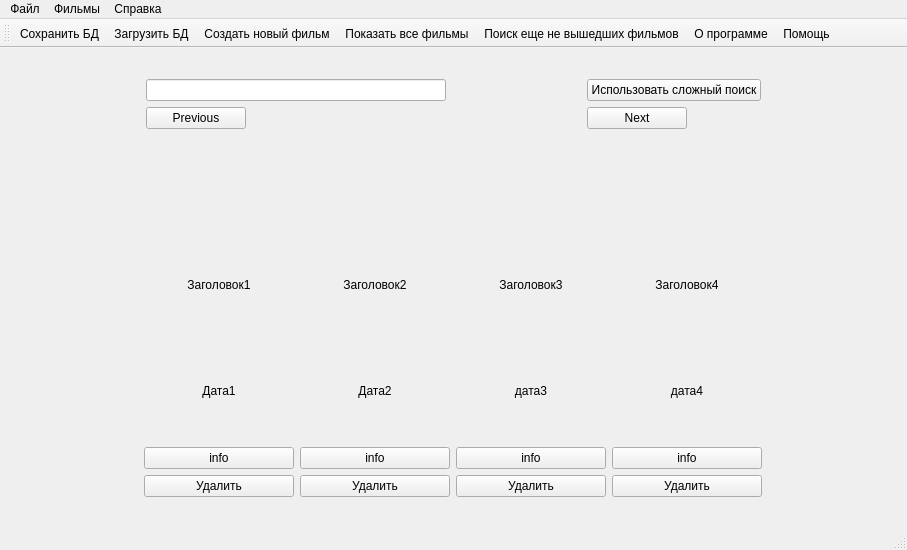
<?xml version="1.0" encoding="UTF-8"?>
<ui version="4.0">
 <class>MainWindow</class>
 <widget class="QMainWindow" name="MainWindow">
  <property name="geometry">
   <rect>
    <x>0</x>
    <y>0</y>
    <width>907</width>
    <height>550</height>
   </rect>
  </property>
  <property name="windowTitle">
   <string>Movie Database</string>
  </property>
  <widget class="QWidget" name="centralWidget">
   <layout class="QVBoxLayout" name="verticalLayout">
    <item>
     <spacer name="verticalSpacer_3">
      <property name="orientation">
       <enum>Qt::Vertical</enum>
      </property>
      <property name="sizeType">
       <enum>QSizePolicy::Fixed</enum>
      </property>
      <property name="sizeHint" stdset="0">
       <size>
        <width>20</width>
        <height>20</height>
       </size>
      </property>
     </spacer>
    </item>
    <item>
     <layout class="QGridLayout" name="gridLayout_2">
      <item row="0" column="0">
       <widget class="QLineEdit" name="lineEdit">
        <property name="sizePolicy">
         <sizepolicy hsizetype="Fixed" vsizetype="Minimum">
          <horstretch>0</horstretch>
          <verstretch>0</verstretch>
         </sizepolicy>
        </property>
        <property name="minimumSize">
         <size>
          <width>300</width>
          <height>0</height>
         </size>
        </property>
        <property name="maximumSize">
         <size>
          <width>16777215</width>
          <height>25</height>
         </size>
        </property>
       </widget>
      </item>
      <item row="2" column="1">
       <widget class="QPushButton" name="nextButton">
        <property name="sizePolicy">
         <sizepolicy hsizetype="Fixed" vsizetype="Minimum">
          <horstretch>0</horstretch>
          <verstretch>0</verstretch>
         </sizepolicy>
        </property>
        <property name="maximumSize">
         <size>
          <width>100</width>
          <height>25</height>
         </size>
        </property>
        <property name="text">
         <string>Next</string>
        </property>
       </widget>
      </item>
      <item row="0" column="1">
       <widget class="QPushButton" name="complexSearchButton">
        <property name="sizePolicy">
         <sizepolicy hsizetype="Fixed" vsizetype="Minimum">
          <horstretch>0</horstretch>
          <verstretch>0</verstretch>
         </sizepolicy>
        </property>
        <property name="maximumSize">
         <size>
          <width>16777215</width>
          <height>25</height>
         </size>
        </property>
        <property name="text">
         <string>Использовать сложный поиск</string>
        </property>
       </widget>
      </item>
      <item row="2" column="0">
       <widget class="QPushButton" name="previousButton">
        <property name="sizePolicy">
         <sizepolicy hsizetype="Fixed" vsizetype="Minimum">
          <horstretch>0</horstretch>
          <verstretch>0</verstretch>
         </sizepolicy>
        </property>
        <property name="maximumSize">
         <size>
          <width>100</width>
          <height>25</height>
         </size>
        </property>
        <property name="text">
         <string>Previous</string>
        </property>
       </widget>
      </item>
     </layout>
    </item>
    <item>
     <spacer name="verticalSpacer">
      <property name="orientation">
       <enum>Qt::Vertical</enum>
      </property>
      <property name="sizeType">
       <enum>QSizePolicy::Expanding</enum>
      </property>
      <property name="sizeHint" stdset="0">
       <size>
        <width>20</width>
        <height>30</height>
       </size>
      </property>
     </spacer>
    </item>
    <item>
     <layout class="QHBoxLayout" name="horizontalLayout">
      <item>
       <layout class="QGridLayout" name="gridLayout">
        <item row="1" column="0">
         <widget class="QLabel" name="movie1Date">
          <property name="sizePolicy">
           <sizepolicy hsizetype="Preferred" vsizetype="Expanding">
            <horstretch>0</horstretch>
            <verstretch>0</verstretch>
           </sizepolicy>
          </property>
          <property name="minimumSize">
           <size>
            <width>0</width>
            <height>100</height>
           </size>
          </property>
          <property name="maximumSize">
           <size>
            <width>16777215</width>
            <height>250</height>
           </size>
          </property>
          <property name="text">
           <string>Дата1</string>
          </property>
          <property name="alignment">
           <set>Qt::AlignCenter</set>
          </property>
         </widget>
        </item>
        <item row="3" column="0">
         <widget class="QPushButton" name="movie1DelButton">
          <property name="maximumSize">
           <size>
            <width>150</width>
            <height>16777215</height>
           </size>
          </property>
          <property name="text">
           <string>Удалить</string>
          </property>
         </widget>
        </item>
        <item row="3" column="2">
         <widget class="QPushButton" name="movie3DelButton">
          <property name="maximumSize">
           <size>
            <width>150</width>
            <height>16777215</height>
           </size>
          </property>
          <property name="text">
           <string>Удалить</string>
          </property>
         </widget>
        </item>
        <item row="2" column="1">
         <widget class="QPushButton" name="movie2EditButton">
          <property name="maximumSize">
           <size>
            <width>150</width>
            <height>16777215</height>
           </size>
          </property>
          <property name="text">
           <string>info</string>
          </property>
         </widget>
        </item>
        <item row="1" column="1">
         <widget class="QLabel" name="movie2Date">
          <property name="sizePolicy">
           <sizepolicy hsizetype="Preferred" vsizetype="Expanding">
            <horstretch>0</horstretch>
            <verstretch>0</verstretch>
           </sizepolicy>
          </property>
          <property name="minimumSize">
           <size>
            <width>0</width>
            <height>100</height>
           </size>
          </property>
          <property name="maximumSize">
           <size>
            <width>16777215</width>
            <height>250</height>
           </size>
          </property>
          <property name="text">
           <string>Дата2</string>
          </property>
          <property name="alignment">
           <set>Qt::AlignCenter</set>
          </property>
         </widget>
        </item>
        <item row="0" column="1">
         <widget class="QLabel" name="movie2Label">
          <property name="sizePolicy">
           <sizepolicy hsizetype="Preferred" vsizetype="Expanding">
            <horstretch>0</horstretch>
            <verstretch>0</verstretch>
           </sizepolicy>
          </property>
          <property name="minimumSize">
           <size>
            <width>0</width>
            <height>100</height>
           </size>
          </property>
          <property name="maximumSize">
           <size>
            <width>16777215</width>
            <height>250</height>
           </size>
          </property>
          <property name="text">
           <string>Заголовок2</string>
          </property>
          <property name="alignment">
           <set>Qt::AlignCenter</set>
          </property>
         </widget>
        </item>
        <item row="0" column="2">
         <widget class="QLabel" name="movie3Label">
          <property name="sizePolicy">
           <sizepolicy hsizetype="Preferred" vsizetype="Expanding">
            <horstretch>0</horstretch>
            <verstretch>0</verstretch>
           </sizepolicy>
          </property>
          <property name="minimumSize">
           <size>
            <width>0</width>
            <height>100</height>
           </size>
          </property>
          <property name="maximumSize">
           <size>
            <width>16777215</width>
            <height>250</height>
           </size>
          </property>
          <property name="text">
           <string>Заголовок3</string>
          </property>
          <property name="alignment">
           <set>Qt::AlignCenter</set>
          </property>
         </widget>
        </item>
        <item row="0" column="0">
         <widget class="QLabel" name="movie1Label">
          <property name="sizePolicy">
           <sizepolicy hsizetype="Preferred" vsizetype="Expanding">
            <horstretch>0</horstretch>
            <verstretch>0</verstretch>
           </sizepolicy>
          </property>
          <property name="minimumSize">
           <size>
            <width>0</width>
            <height>100</height>
           </size>
          </property>
          <property name="maximumSize">
           <size>
            <width>16777215</width>
            <height>250</height>
           </size>
          </property>
          <property name="text">
           <string>Заголовок1</string>
          </property>
          <property name="alignment">
           <set>Qt::AlignCenter</set>
          </property>
         </widget>
        </item>
        <item row="3" column="1">
         <widget class="QPushButton" name="movie2DelButton">
          <property name="maximumSize">
           <size>
            <width>150</width>
            <height>16777215</height>
           </size>
          </property>
          <property name="text">
           <string>Удалить</string>
          </property>
         </widget>
        </item>
        <item row="1" column="2">
         <widget class="QLabel" name="movie3Date">
          <property name="sizePolicy">
           <sizepolicy hsizetype="Preferred" vsizetype="Expanding">
            <horstretch>0</horstretch>
            <verstretch>0</verstretch>
           </sizepolicy>
          </property>
          <property name="minimumSize">
           <size>
            <width>0</width>
            <height>100</height>
           </size>
          </property>
          <property name="maximumSize">
           <size>
            <width>16777215</width>
            <height>250</height>
           </size>
          </property>
          <property name="text">
           <string>дата3</string>
          </property>
          <property name="alignment">
           <set>Qt::AlignCenter</set>
          </property>
         </widget>
        </item>
        <item row="2" column="2">
         <widget class="QPushButton" name="movie3EditButton">
          <property name="maximumSize">
           <size>
            <width>150</width>
            <height>16777215</height>
           </size>
          </property>
          <property name="text">
           <string>info</string>
          </property>
         </widget>
        </item>
        <item row="2" column="0">
         <widget class="QPushButton" name="movie1EditButton">
          <property name="maximumSize">
           <size>
            <width>150</width>
            <height>16777215</height>
           </size>
          </property>
          <property name="text">
           <string>info</string>
          </property>
         </widget>
        </item>
        <item row="2" column="3">
         <widget class="QPushButton" name="movie4EditButton">
          <property name="maximumSize">
           <size>
            <width>150</width>
            <height>16777215</height>
           </size>
          </property>
          <property name="text">
           <string>info</string>
          </property>
         </widget>
        </item>
        <item row="3" column="3">
         <widget class="QPushButton" name="movie4DelButton">
          <property name="maximumSize">
           <size>
            <width>150</width>
            <height>16777215</height>
           </size>
          </property>
          <property name="text">
           <string>Удалить</string>
          </property>
         </widget>
        </item>
        <item row="0" column="3">
         <widget class="QLabel" name="movie4Label">
          <property name="sizePolicy">
           <sizepolicy hsizetype="Preferred" vsizetype="Expanding">
            <horstretch>0</horstretch>
            <verstretch>0</verstretch>
           </sizepolicy>
          </property>
          <property name="minimumSize">
           <size>
            <width>0</width>
            <height>100</height>
           </size>
          </property>
          <property name="maximumSize">
           <size>
            <width>16777215</width>
            <height>250</height>
           </size>
          </property>
          <property name="text">
           <string>Заголовок4</string>
          </property>
          <property name="alignment">
           <set>Qt::AlignCenter</set>
          </property>
         </widget>
        </item>
        <item row="1" column="3">
         <widget class="QLabel" name="movie4Date">
          <property name="sizePolicy">
           <sizepolicy hsizetype="Preferred" vsizetype="Expanding">
            <horstretch>0</horstretch>
            <verstretch>0</verstretch>
           </sizepolicy>
          </property>
          <property name="minimumSize">
           <size>
            <width>0</width>
            <height>100</height>
           </size>
          </property>
          <property name="text">
           <string>дата4</string>
          </property>
          <property name="alignment">
           <set>Qt::AlignCenter</set>
          </property>
         </widget>
        </item>
       </layout>
      </item>
     </layout>
    </item>
    <item>
     <spacer name="verticalSpacer_2">
      <property name="orientation">
       <enum>Qt::Vertical</enum>
      </property>
      <property name="sizeType">
       <enum>QSizePolicy::Fixed</enum>
      </property>
      <property name="sizeHint" stdset="0">
       <size>
        <width>20</width>
        <height>20</height>
       </size>
      </property>
     </spacer>
    </item>
   </layout>
  </widget>
  <widget class="QMenuBar" name="menuBar">
   <property name="geometry">
    <rect>
     <x>0</x>
     <y>0</y>
     <width>907</width>
     <height>21</height>
    </rect>
   </property>
   <widget class="QMenu" name="menu">
    <property name="title">
     <string>Файл</string>
    </property>
    <addaction name="saveAction"/>
    <addaction name="loadAction"/>
   </widget>
   <widget class="QMenu" name="menu_2">
    <property name="title">
     <string>Справка</string>
    </property>
    <addaction name="separator"/>
    <addaction name="aboutAction"/>
    <addaction name="helpAction"/>
   </widget>
   <widget class="QMenu" name="menu_3">
    <property name="title">
     <string>Фильмы</string>
    </property>
    <addaction name="newFilmAction"/>
    <addaction name="viewAllFilmsAction"/>
    <addaction name="actionnotReleasedAction"/>
   </widget>
   <addaction name="menu"/>
   <addaction name="menu_3"/>
   <addaction name="menu_2"/>
  </widget>
  <widget class="QToolBar" name="mainToolBar">
   <attribute name="toolBarArea">
    <enum>TopToolBarArea</enum>
   </attribute>
   <attribute name="toolBarBreak">
    <bool>false</bool>
   </attribute>
   <addaction name="saveAction"/>
   <addaction name="loadAction"/>
   <addaction name="newFilmAction"/>
   <addaction name="viewAllFilmsAction"/>
   <addaction name="actionnotReleasedAction"/>
   <addaction name="aboutAction"/>
   <addaction name="helpAction"/>
  </widget>
  <widget class="QStatusBar" name="statusBar"/>
  <action name="saveAction">
   <property name="icon">
    <iconset resource="resource.qrc">
     <normaloff>:/projectFiles/data/projectImages/save_img.png</normaloff>:/projectFiles/data/projectImages/save_img.png</iconset>
   </property>
   <property name="text">
    <string>Сохранить БД</string>
   </property>
   <property name="shortcut">
    <string>Ctrl+S</string>
   </property>
  </action>
  <action name="loadAction">
   <property name="icon">
    <iconset resource="resource.qrc">
     <normaloff>:/projectFiles/data/projectImages/load_img.png</normaloff>:/projectFiles/data/projectImages/load_img.png</iconset>
   </property>
   <property name="text">
    <string>Загрузить БД</string>
   </property>
   <property name="shortcut">
    <string>Ctrl+L</string>
   </property>
  </action>
  <action name="aboutAction">
   <property name="icon">
    <iconset resource="resource.qrc">
     <normaloff>:/projectFiles/data/projectImages/info_img.png</normaloff>:/projectFiles/data/projectImages/info_img.png</iconset>
   </property>
   <property name="text">
    <string>О программе</string>
   </property>
   <property name="shortcut">
    <string>Ctrl+A</string>
   </property>
  </action>
  <action name="helpAction">
   <property name="icon">
    <iconset resource="resource.qrc">
     <normaloff>:/projectFiles/data/projectImages/help_img.png</normaloff>:/projectFiles/data/projectImages/help_img.png</iconset>
   </property>
   <property name="text">
    <string>Помощь</string>
   </property>
   <property name="shortcut">
    <string>Ctrl+H</string>
   </property>
  </action>
  <action name="newFilmAction">
   <property name="icon">
    <iconset resource="resource.qrc">
     <normaloff>:/projectFiles/data/projectImages/add_img.png</normaloff>:/projectFiles/data/projectImages/add_img.png</iconset>
   </property>
   <property name="text">
    <string>Создать новый фильм</string>
   </property>
   <property name="toolTip">
    <string>Создать новый фильм</string>
   </property>
   <property name="shortcut">
    <string>Ctrl+N</string>
   </property>
  </action>
  <action name="actionnotReleasedAction">
   <property name="icon">
    <iconset resource="resource.qrc">
     <normaloff>:/projectFiles/data/projectImages/loupe_img.png</normaloff>:/projectFiles/data/projectImages/loupe_img.png</iconset>
   </property>
   <property name="text">
    <string>Поиск еще не вышедших фильмов</string>
   </property>
   <property name="toolTip">
    <string>Поиск не вышедших фильмов</string>
   </property>
   <property name="shortcut">
    <string>Ctrl+R</string>
   </property>
  </action>
  <action name="viewAllFilmsAction">
   <property name="icon">
    <iconset resource="resource.qrc">
     <normaloff>:/projectFiles/data/projectImages/view_all.png</normaloff>:/projectFiles/data/projectImages/view_all.png</iconset>
   </property>
   <property name="text">
    <string>Показать все фильмы</string>
   </property>
   <property name="toolTip">
    <string>Показать все фильмы</string>
   </property>
  </action>
 </widget>
 <layoutdefault spacing="6" margin="11"/>
 <resources>
  <include location="resource.qrc"/>
 </resources>
 <connections/>
</ui>
